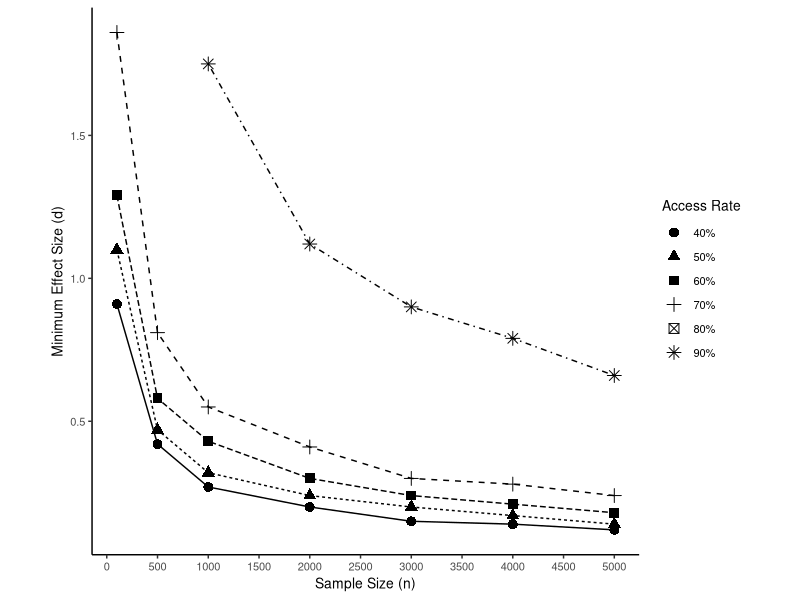
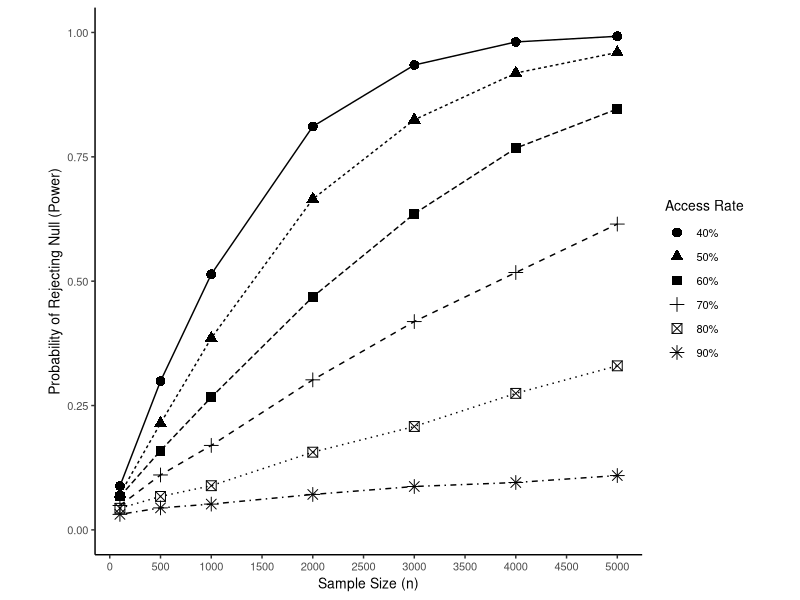

Here is the R script that generated these plots, in order:
library(tidyverse)
library(truncnorm)
library(gridExtra)

#set working directory to location of folder
setwd("~/GitHub/oer-simulation-study/")

#based on this code
#http://egap.org/content/power-analysis-simulations-r


possible.ns <- c(100,500,1000,2000,3000,4000,5000,10000,15000,20000) #  The sample sizes we'll be considering
powers <- rep(NA, length(possible.ns))           # Empty object to collect simulation estimates
effects <- rep(NA, length(possible.ns))
alpha <- 0.05                                    # Standard significance level
sims <- 10000                                      # Number of simulations to conduct for each N
set.seed(1000)


simulateOER <- function(has.book = .6,access.effect = .25, mean.grade = 70, sd.grade = 20, allocation.ratio = .5){
  for (j in 1:length(possible.ns)){
    N <- possible.ns[j]                              # Pick the jth value for N
    
    significant.experiments <- rep(NA, sims)         # Empty object to count significant experiments
    
    #### Inner loop to conduct experiments "sims" times over for each N ####
    for (i in 1:sims){
      Y0 <-  rnorm(n=N,mean=mean.grade, sd=sd.grade)             # OER group potential outcome
      Y0[Y0 > 100] <- 100 # Trim down anything over 100 to 100. 
      Y0[Y0 < 0] <- 0 # Trim down anything over 100 to 100. 
      
      b.rate <- rbinom(n=N,size = 1,prob = has.book) # determine how many people in the sample have the book
      
      # Control group
      Y1 <- Y0 - (1-b.rate)*(access.effect*sd.grade)            # treatment potential outcome. For only students who didn't have access to book, improve by access effect
      Y1[Y1 > 100] <- 100 # Trim down anything over 100 to 100. 
      
      condition <- rbinom(n=N, size=1, prob=allocation.ratio)          # Do a random assignment to condition (1 = treatment, 0 = control)
      Y.sim <- Y1*condition + Y0*(1-condition)               # Reveal outcomes according to assignment
      fit.sim <- lm(Y.sim ~ condition)                   # Do analysis (Simple regression)
      positive <- summary(fit.sim)$coefficients[2,1] < 0 # indicates that the non-oer group was worse than oer group
      p.value <- summary(fit.sim)$coefficients[2,4]  # Extract p-values
      significant.experiments[i] <- ((p.value <= alpha)*positive) # Determine significance according to p <= 0.05. Only successful if the direction is positive. 
      # significant.experiments[i] <- (p.value <= alpha) # Determine significance according to p <= 0.05
    }
    
    powers[j] <- mean(significant.experiments)       # store average success rate (power) for each N
  }
  return(powers)
}


simulateSingleExperiment <- function(N = 1000, has.book = .6,access.effect = .25, mean.grade = 70, sd.grade = 20, allocation.ratio = .5, sims = 1000){
  significant.experiments <- rep(NA, sims)         # Empty object to count significant experiments
    #### Inner loop to conduct experiments "sims" times over for each N ####
    for (i in 1:sims){
      Y0 <-  rnorm(n=N,mean=mean.grade, sd=sd.grade)             # control potential outcome
      Y0[Y0 > 100] <- 100 # Trim down anything over 100 to 100. 
      Y0[Y0 < 0] <- 0 # Trim down anything over 100 to 100. 
      b.rate <- rbinom(n=N,size = 1,prob = has.book) # determine how many people in the sample have the book
      Y1 <- Y0 - (1-b.rate)*(access.effect*sd.grade)            # treatment potential outcome. For only students who didn't have access to book, improve by access effect
      Y1[Y1 < 0] <- 0 #adjust anyone who happened to drop below 0
      condition <- rbinom(n=N, size=1, prob=allocation.ratio)          # Do a random assignment to condition (1 = treatment, 0 = control)
      Y.sim <- Y1*condition + Y0*(1-condition)               # Reveal outcomes according to assignment
      fit.sim <- lm(Y.sim ~ condition)                   # Do analysis (Simple regression)
      positive <- summary(fit.sim)$coefficients[2,1] < 0
      p.value <- summary(fit.sim)$coefficients[2,4]  # Extract p-values
      significant.experiments[i] <- ((p.value <= alpha)*positive) # Determine significance according to p <= 0.05. Only successful if the direction is positive. 
    }
    
  power <- mean(significant.experiments)       # store average success rate (power) for each N
  return(power)
}


# run simulations across range of access levels
run_sims <- function(){
  sim90_2 <- simulateOER(has.book = .9,access.effect = .25)
  print("90% done")
  sim80_2 <- simulateOER(has.book = .8,access.effect = .25)
  print("80% done")
  sim70_2 <- simulateOER(has.book = .7,access.effect = .25)
  print("70% done")
  sim60_2 <- simulateOER(has.book = .6,access.effect = .25)
  print("60% done")
  sim50_2 <- simulateOER(has.book = .5,access.effect = .25)
  print("50% done")
  sim40_2 <- simulateOER(has.book = .4,access.effect = .25)
  print("40% done")
  sim0_2 <- simulateOER(has.book = 0,access.effect = .25)
  print("0% done")

  results_1 <- data.frame(possible.ns,sim90_2,sim80_2,sim70_2,sim60_2,sim50_2,sim40_2,sim0_2)
  write_csv(results_1, path = "simulation_results.csv")
}


# Run simulations of past studies
evaluate_past_studies <- function(){
  papers <- read_csv(file = "OER papers.csv")
  
  papers <- papers %>% 
    mutate(allocation = `n treatment`/(`n control`+ `n treatment`))
  
  papers$N <- ifelse(is.na(papers$`n treatment`),papers$`n control`,papers$`n control`+papers$`n treatment`)
  papers$allocation[is.na(papers$allocation)] <- .5 # assume equal allocation if not reported
  
  for (i in 1:nrow(papers)){
     papers$power_40[i] <- simulateSingleExperiment(N = papers$N[i], allocation.ratio = papers$allocation[i], has.book = .4)
     papers$power_60[i] <- simulateSingleExperiment(N = papers$N[i], allocation.ratio = papers$allocation[i], has.book = .6)
     papers$power_80[i] <- simulateSingleExperiment(N = papers$N[i], allocation.ratio = papers$allocation[i], has.book = .8)
    print(paste(i,"of",nrow(papers)))  
  }
  write_csv(papers, path = "paper_analysis.csv")
}


# create the Simulation Plot
results_1 <- read_csv(file = "simulation_results.csv")
names(results_1) <- c("possible.ns","90%", "80%", "70%", "60%", "50%", "40%")
rates <- c("0%","40%", "50%", "60%", "70%", "80%", "90%")

plot1 <- results_1 %>% 
  filter(possible.ns <= 5000) %>% 
  gather(key = sim,value = "power",-possible.ns) %>% 
  ggplot(., aes(x = possible.ns,y = power,group = sim)) +
  geom_point(aes(shape = sim), size = 3) +
  geom_line(aes(linetype = sim)) +
  ylim(0,1) +
  scale_x_continuous(breaks = seq(from=0, to=5000, by= 500)) +
  ylab("Probability of Rejecting Null (Power)")+ xlab("Sample Size (n)") +
  # theme_minimal() + 
  theme_classic()+
  theme(aspect.ratio = 1,
        text = element_text(size = 10)) +
  # theme( legend.position = "bottom",legend.direction = "horizontal") +
  guides(shape=guide_legend(title="Access Rate"),
         # guides(shape=guide_legend(expression(beta)),
         linetype = FALSE)


########### "Supplemental Sensitivity Analysis" ############
# Find the minimum effect size to achieve 80% power
# across varying sample sizes, increment d until power of 80% is achieved. 
getSensitivity <- function(has.book = .6){
  sens <- c()
  for(y in 1:length(possible.ns)){
    for(i in 1:300){ # 300 = 3 SD. 
      power <- simulateSingleExperiment(N = possible.ns[y], has.book = has.book, access.effect = i/100, sims = 10000)
      if(power >= .80){
        print(i)
        sens[y] <- i/100
        break
      }
    }
  }
  return(sens)
}

# Implements a binary search through the space of d to speed things up
# Also does a warm start to take advantage of the fact that power should be monontone non-increasing
# As a consequence, make sure that possible.ns are always ordered from least to greatest!!!!
getSensitivityBinary <- function(has.book = .6){
  sens <- c()
  U <- 3
  for(y in 1:length(possible.ns)){
    V <- seq(0, U, .01)
    L <- 1
    R <- length(V)
    while (L < R) {
      m <- floor((L + R) / 2)
      power <- simulateSingleExperiment(N = possible.ns[y], has.book = has.book, access.effect = V[m], sims = 10000)
      if (power < .8) {
        L <- m+1
      }
      else if (power >= .8) {
        R <- m
      }
    }
    sens[y] <- V[L]
    U <- V[L]
  }
  return(sens)
}
    

runSens <- function(){
  sens_90 <- getSensitivityBinary(has.book = .90)
  sens_80 <- getSensitivityBinary(has.book = .80)
  sens_70 <- getSensitivityBinary(has.book = .70)
  sens_60 <- getSensitivityBinary(has.book = .60)
  sens_50 <- getSensitivityBinary(has.book = .50)
  sens_40 <- getSensitivityBinary(has.book = .40)
  sens_results <- data.frame(possible.ns,sens_90,sens_80,sens_70,sens_60,sens_50,sens_40)
  write_csv(sens_results, path = "sensitivity_results.csv")
}

sens_results <- read_csv(file = "sensitivity_results.csv")
sens_results[sens_results<-3] <- NA
names(sens_results) <- c("possible.ns","90%", "80%", "70%", "60%", "50%", "40%")
plot_sens <- sens_results %>% 
  filter(possible.ns <= 5000) %>% 
  gather(key = sim,value = "ES",-possible.ns) %>% 
  ggplot(., aes(x = possible.ns,y = ES,group = sim)) +
  geom_point(aes(shape = sim), size = 3) +
  geom_line(aes(linetype = sim)) +

  scale_x_continuous(breaks = seq(from=0, to=5000, by= 500)) +
  scale_y_continuous(breaks = seq(from=0, to=3, by= .5)) +

  ylab("Minimum Effect Size (d)")+ xlab("Sample Size (n)") +
  # theme_minimal() + 
  theme_classic()+
  theme(aspect.ratio = 1,
        text = element_text(size = 10)) +
  # theme( legend.position = "bottom",legend.direction = "horizontal") +
  guides(shape=guide_legend(title="Access Rate"),
         # guides(shape=guide_legend(expression(beta)),
         linetype = FALSE)

# for(i in 1:length(rates)){
#   plot <- results_1 %>% 
#     filter(possible.ns <= 5000) %>% 
#     gather(key = sim,value = "power",-possible.ns) %>%
#     filter(sim %in% rates[1:i]) %>% 
#     ggplot(., aes(x = possible.ns,y = power,group = sim)) +
#     geom_hline(yintercept = .8, linetype = 7,color = "tomato") + 
#     geom_point(aes(shape = sim), size = 3) +
#     geom_line(aes(linetype = sim)) +
#     ylim(0,1) +
#     scale_x_continuous(breaks = seq(from=0, to=5000, by= 500)) +
#     ylab("Probability of Rejecting Null (Power)")+ xlab("Sample Size (n)") +
#     # theme_minimal() + 
#     theme_classic()+
#     theme(aspect.ratio = 1) +
#     guides(shape=guide_legend(title="Access Rate"),
#            linetype = FALSE) 
#   ggsave(filename = paste0("plot",i,".png"),plot = plot,device = "png")
# }
